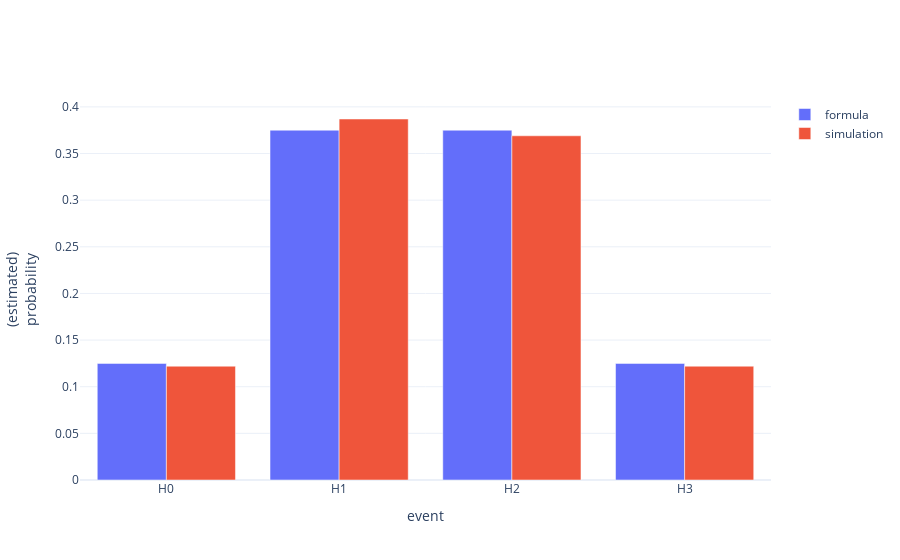

Notebook cell for this chart:
### Markdown cell above
And if we combine the plots:

### Code cell
from util import plot_probability_comparison
    
p_head, n, num_experiments = 0.5, 3, 1000
event_probabilities_sim = simulate_event_probabilities(p_head, n, num_experiments)
event_probabilities_formula = compute_event_probabilities_from_formula(p_head, n)

plot_probability_comparison(event_probabilities_sim, event_probabilities_formula)

### Figure 1 — Plotly figure (JSON) as saved in the notebook; plotly's stock layout.template omitted (floating-point values rounded to 4 significant figures)
{"data": [{"name": "formula", "type": "bar", "x": ["H0", "H1", "H2", "H3"], "y": [0.125, 0.375, 0.375, 0.125]}, {"name": "simulation", "type": "bar", "x": ["H0", "H1", "H2", "H3"], "y": [0.122, 0.387, 0.369, 0.122]}], "layout": {"barmode": "group", "showlegend": true, "xaxis": {"title": {"text": "event"}}, "yaxis": {"title": {"text": "(estimated)<br>probability"}}}}
